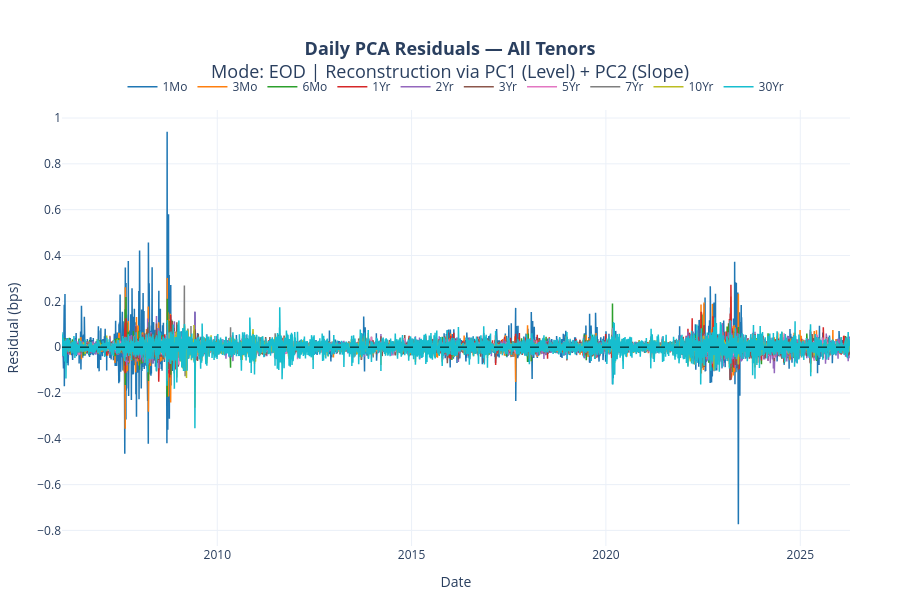
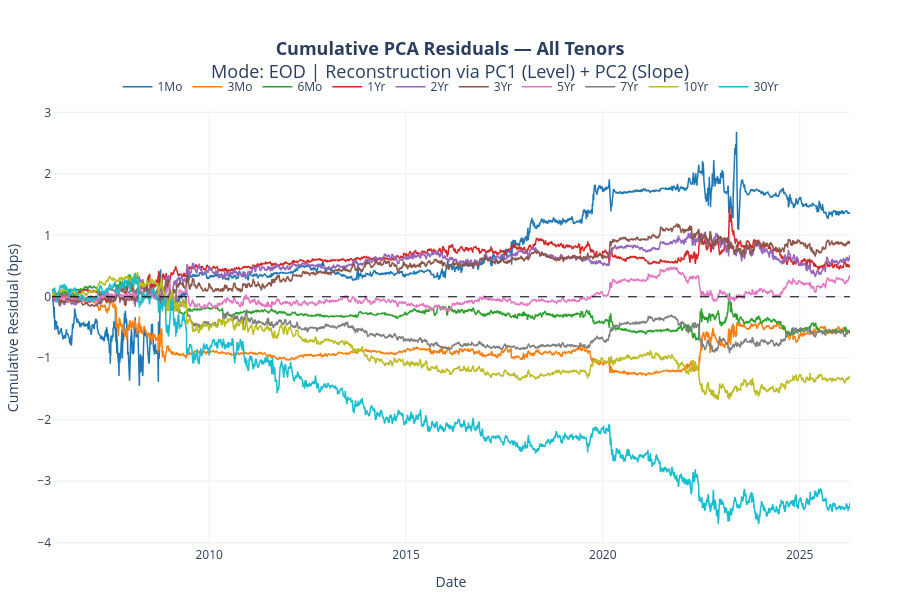

Notebook code cell kept with these figures, in order:
### Code cell
# ─── Cell: PCA Residual Signal ────────────────────────────────────────────────
# Mode abstraction: mode parameter accepted by all functions.
# Currently 'EOD' only. 'intraday' and '5day' will route through IBKR TWS
# via the data abstraction layer — this function requires no changes.
# ──────────────────────────────────────────────────────────────────────────────

def compute_pca_residuals(df, window=20, n_components=2, mode='EOD'):
    """
    Compute rolling PCA residuals for all 10 treasury tenors.

    For each day i, fits StandardScaler + PCA(n_components) on the preceding
    `window` daily yield changes. The test observation is diff_df.iloc[i] —
    NOT iloc[i-1], which would include the test point inside the fitting window.
    The date appended is df['Date'].iloc[i] to stay aligned with the test obs.

    Residual = actual yield change (bps) − PCA reconstruction (bps).
    Eigenvalue scaling is omitted — it cancels in the round-trip reconstruction.

    Parameters
    ----------
    df : pd.DataFrame
        Rate data in the FetchRates() schema (Date + 10 tenor columns).
        For mode='intraday': same column schema supplied by IBKR data layer.
        For mode='5day':     same column schema supplied by 5-day snapshot layer.
    window : int
        Rolling PCA fitting window in trading days (default 20).
    n_components : int
        Number of PCs used for reconstruction (default 2 = Level + Slope).
    mode : str
        Data mode — 'EOD', 'intraday', or '5day'. Passed through to plots.

    Returns
    -------
    residuals_df : pd.DataFrame
        Daily residuals per tenor (bps), indexed by date.
    cumulative_residuals_df : pd.DataFrame
        Cumulative sum of daily residuals per tenor (bps), indexed by date.
    """
    tenors = ['1Mo', '3Mo', '6Mo', '1Yr', '2Yr', '3Yr', '5Yr', '7Yr', '10Yr', '30Yr']
    diff_df = df[tenors].diff()

    residuals_list = []
    dates = []

    for i in range(window + 1, len(df)):
        # ── Fitting window: rows [i-window, i) — excludes test observation ──
        window_data = diff_df.iloc[i - window:i].dropna()
        if len(window_data) < window:
            continue  # skip if window shrinks due to NaN rows at series start

        # ── Test observation: row i (the day we're computing the residual for) ──
        test_obs = diff_df.iloc[i].values.reshape(1, -1)
        if np.any(np.isnan(test_obs)):
            continue

        # ── Fit scaler + PCA on the training window only ──
        scaler = StandardScaler()
        scaled_window = scaler.fit_transform(window_data)

        pca = PCA(n_components=n_components)
        pca.fit(scaled_window)

        # ── Project test observation into standardized space ──
        # scaler.transform (not fit_transform) — keeps test obs in the
        # training scaler's standardized space, not a new one
        scaled_test = scaler.transform(test_obs)

        # ── Reconstruct via PC1 + PC2 projection then inversion ──
        # Eigenvalue scaling not applied — cancels in round-trip reconstruction
        scores = pca.transform(scaled_test)                     # (1, n_components)
        reconstructed_scaled = pca.inverse_transform(scores)    # (1, 10) in scaled space
        reconstructed = scaler.inverse_transform(reconstructed_scaled)  # (1, 10) in bps

        # ── Residual = actual − reconstruction ──
        residual = (test_obs.flatten() - reconstructed.flatten()) *100 # convert to bps
        residuals_list.append(residual)
        dates.append(df['Date'].iloc[i])  # aligned to test obs, not fit window end

    residuals_df = pd.DataFrame(residuals_list, columns=tenors, index=dates)
    cumulative_residuals_df = residuals_df.cumsum()

    return residuals_df, cumulative_residuals_df


def plot_daily_residuals(residuals_df, mode='EOD'):
    """Plot daily PCA residuals for all 10 tenors on a single Plotly chart."""
    tenors = residuals_df.columns.tolist()
    colors = [
        '#1f77b4', '#ff7f0e', '#2ca02c', '#d62728', '#9467bd',
        '#8c564b', '#e377c2', '#7f7f7f', '#bcbd22', '#17becf'
    ]

    fig = go.Figure()
    for i, tenor in enumerate(tenors):
        fig.add_trace(go.Scatter(
            x=residuals_df.index,
            y=residuals_df[tenor],
            mode='lines',
            name=tenor,
            line=dict(width=1.5, color=colors[i]),
            hovertemplate=f'<b>{tenor}:</b> %{{y:.2f}} bps<extra></extra>'
        ))

    fig.add_hline(y=0, line_dash='dash', line_color='black', line_width=1)
    fig.update_layout(
        title=dict(
            text=(
                f'<b>Daily PCA Residuals — All Tenors</b><br>'
                f'Mode: {mode} | Reconstruction via PC1 (Level) + PC2 (Slope)'
            ),
            x=0.5, font=dict(size=18)
        ),
        xaxis_title='Date',
        yaxis_title='Residual (bps)',
        template='plotly_white',
        hovermode='x unified',
        legend=dict(orientation='h', yanchor='bottom', y=1.02, xanchor='center', x=0.5),
        margin=dict(l=50, r=50, t=110, b=50),
        height=600
    )
    return fig


def plot_cumulative_residuals(cumulative_residuals_df, mode='EOD'):
    """Plot cumulative PCA residuals for all 10 tenors on a single Plotly chart."""
    tenors = cumulative_residuals_df.columns.tolist()
    colors = [
        '#1f77b4', '#ff7f0e', '#2ca02c', '#d62728', '#9467bd',
        '#8c564b', '#e377c2', '#7f7f7f', '#bcbd22', '#17becf'
    ]

    fig = go.Figure()
    for i, tenor in enumerate(tenors):
        fig.add_trace(go.Scatter(
            x=cumulative_residuals_df.index,
            y=cumulative_residuals_df[tenor],
            mode='lines',
            name=tenor,
            line=dict(width=1.5, color=colors[i]),
            hovertemplate=f'<b>{tenor}:</b> %{{y:.2f}} bps<extra></extra>'
        ))

    fig.add_hline(y=0, line_dash='dash', line_color='black', line_width=1)
    fig.update_layout(
        title=dict(
            text=(
                f'<b>Cumulative PCA Residuals — All Tenors</b><br>'
                f'Mode: {mode} | Reconstruction via PC1 (Level) + PC2 (Slope)'
            ),
            x=0.5, font=dict(size=18)
        ),
        xaxis_title='Date',
        yaxis_title='Cumulative Residual (bps)',
        template='plotly_white',
        hovermode='x unified',
        legend=dict(orientation='h', yanchor='bottom', y=1.02, xanchor='center', x=0.5),
        margin=dict(l=50, r=50, t=110, b=50),
        height=600
    )
    return fig


# ── Execute ───────────────────────────────────────────────────────────────────
pca_window = 20   # 20-day rolling fit window (distinct from rolling_window=5 above)
mode = 'EOD'

residuals_df, cumulative_residuals_df = compute_pca_residuals(
    rates_data, window=pca_window, n_components=2, mode=mode
)
residuals_df.index = pd.to_datetime(residuals_df.index)

print(f"Residuals computed: {len(residuals_df)} trading days")
print(f"Date range: {residuals_df.index[0].date()} → {residuals_df.index[-1].date()}")
print(f"\nDaily residuals tail (bps):")
print(residuals_df.tail(3).round(4).to_string())

# ── Plot daily residuals ──────────────────────────────────────────────────────
fig_daily = plot_daily_residuals(residuals_df, mode=mode)
fig_daily.show()

# ── Plot cumulative residuals ─────────────────────────────────────────────────
fig_cumulative = plot_cumulative_residuals(cumulative_residuals_df, mode=mode)
fig_cumulative.show()

### Figure 1 — Plotly figure (JSON) as saved in the notebook; plotly's stock layout.template omitted (floating-point values rounded to 4 significant figures; data arrays with more than 128 entries replaced by an {"elided": "..."} marker saying what was removed)
{"data": [{"hovertemplate": "<b>1Mo:</b> %{y:.2f} bps<extra></extra>", "line": {"color": "#1f77b4", "width": 1.5}, "mode": "lines", "name": "1Mo", "type": "scatter", "x": {"elided": "5073 str values"}, "y": {"elided": "5073 float values"}}, {"hovertemplate": "<b>3Mo:</b> %{y:.2f} bps<extra></extra>", "line": {"color": "#ff7f0e", "width": 1.5}, "mode": "lines", "name": "3Mo", "type": "scatter", "x": {"elided": "5073 str values"}, "y": {"elided": "5073 float values"}}, {"hovertemplate": "<b>6Mo:</b> %{y:.2f} bps<extra></extra>", "line": {"color": "#2ca02c", "width": 1.5}, "mode": "lines", "name": "6Mo", "type": "scatter", "x": {"elided": "5073 str values"}, "y": {"elided": "5073 float values"}}, {"hovertemplate": "<b>1Yr:</b> %{y:.2f} bps<extra></extra>", "line": {"color": "#d62728", "width": 1.5}, "mode": "lines", "name": "1Yr", "type": "scatter", "x": {"elided": "5073 str values"}, "y": {"elided": "5073 float values"}}, {"hovertemplate": "<b>2Yr:</b> %{y:.2f} bps<extra></extra>", "line": {"color": "#9467bd", "width": 1.5}, "mode": "lines", "name": "2Yr", "type": "scatter", "x": {"elided": "5073 str values"}, "y": {"elided": "5073 float values"}}, {"hovertemplate": "<b>3Yr:</b> %{y:.2f} bps<extra></extra>", "line": {"color": "#8c564b", "width": 1.5}, "mode": "lines", "name": "3Yr", "type": "scatter", "x": {"elided": "5073 str values"}, "y": {"elided": "5073 float values"}}, {"hovertemplate": "<b>5Yr:</b> %{y:.2f} bps<extra></extra>", "line": {"color": "#e377c2", "width": 1.5}, "mode": "lines", "name": "5Yr", "type": "scatter", "x": {"elided": "5073 str values"}, "y": {"elided": "5073 float values"}}, {"hovertemplate": "<b>7Yr:</b> %{y:.2f} bps<extra></extra>", "line": {"color": "#7f7f7f", "width": 1.5}, "mode": "lines", "name": "7Yr", "type": "scatter", "x": {"elided": "5073 str values"}, "y": {"elided": "5073 float values"}}, {"hovertemplate": "<b>10Yr:</b> %{y:.2f} bps<extra></extra>", "line": {"color": "#bcbd22", "width": 1.5}, "mode": "lines", "name": "10Yr", "type": "scatter", "x": {"elided": "5073 str values"}, "y": {"elided": "5073 float values"}}, {"hovertemplate": "<b>30Yr:</b> %{y:.2f} bps<extra></extra>", "line": {"color": "#17becf", "width": 1.5}, "mode": "lines", "name": "30Yr", "type": "scatter", "x": {"elided": "5073 str values"}, "y": {"elided": "5073 float values"}}], "layout": {"height": 600, "hovermode": "x unified", "legend": {"orientation": "h", "x": 0.5, "xanchor": "center", "y": 1.02, "yanchor": "bottom"}, "margin": {"b": 50, "l": 50, "r": 50, "t": 110}, "shapes": [{"line": {"color": "black", "dash": "dash", "width": 1}, "type": "line", "x0": 0, "x1": 1, "xref": "x domain", "y0": 0, "y1": 0, "yref": "y"}], "title": {"font": {"size": 18}, "text": "<b>Daily PCA Residuals — All Tenors</b><br>Mode: EOD | Reconstruction via PC1 (Level) + PC2 (Slope)", "x": 0.5}, "xaxis": {"title": {"text": "Date"}}, "yaxis": {"title": {"text": "Residual (bps)"}}}}

### Figure 2 — Plotly figure (JSON) as saved in the notebook; plotly's stock layout.template omitted (floating-point values rounded to 4 significant figures; data arrays with more than 128 entries replaced by an {"elided": "..."} marker saying what was removed)
{"data": [{"hovertemplate": "<b>1Mo:</b> %{y:.2f} bps<extra></extra>", "line": {"color": "#1f77b4", "width": 1.5}, "mode": "lines", "name": "1Mo", "type": "scatter", "x": {"elided": "5073 str values"}, "y": {"elided": "5073 float values"}}, {"hovertemplate": "<b>3Mo:</b> %{y:.2f} bps<extra></extra>", "line": {"color": "#ff7f0e", "width": 1.5}, "mode": "lines", "name": "3Mo", "type": "scatter", "x": {"elided": "5073 str values"}, "y": {"elided": "5073 float values"}}, {"hovertemplate": "<b>6Mo:</b> %{y:.2f} bps<extra></extra>", "line": {"color": "#2ca02c", "width": 1.5}, "mode": "lines", "name": "6Mo", "type": "scatter", "x": {"elided": "5073 str values"}, "y": {"elided": "5073 float values"}}, {"hovertemplate": "<b>1Yr:</b> %{y:.2f} bps<extra></extra>", "line": {"color": "#d62728", "width": 1.5}, "mode": "lines", "name": "1Yr", "type": "scatter", "x": {"elided": "5073 str values"}, "y": {"elided": "5073 float values"}}, {"hovertemplate": "<b>2Yr:</b> %{y:.2f} bps<extra></extra>", "line": {"color": "#9467bd", "width": 1.5}, "mode": "lines", "name": "2Yr", "type": "scatter", "x": {"elided": "5073 str values"}, "y": {"elided": "5073 float values"}}, {"hovertemplate": "<b>3Yr:</b> %{y:.2f} bps<extra></extra>", "line": {"color": "#8c564b", "width": 1.5}, "mode": "lines", "name": "3Yr", "type": "scatter", "x": {"elided": "5073 str values"}, "y": {"elided": "5073 float values"}}, {"hovertemplate": "<b>5Yr:</b> %{y:.2f} bps<extra></extra>", "line": {"color": "#e377c2", "width": 1.5}, "mode": "lines", "name": "5Yr", "type": "scatter", "x": {"elided": "5073 str values"}, "y": {"elided": "5073 float values"}}, {"hovertemplate": "<b>7Yr:</b> %{y:.2f} bps<extra></extra>", "line": {"color": "#7f7f7f", "width": 1.5}, "mode": "lines", "name": "7Yr", "type": "scatter", "x": {"elided": "5073 str values"}, "y": {"elided": "5073 float values"}}, {"hovertemplate": "<b>10Yr:</b> %{y:.2f} bps<extra></extra>", "line": {"color": "#bcbd22", "width": 1.5}, "mode": "lines", "name": "10Yr", "type": "scatter", "x": {"elided": "5073 str values"}, "y": {"elided": "5073 float values"}}, {"hovertemplate": "<b>30Yr:</b> %{y:.2f} bps<extra></extra>", "line": {"color": "#17becf", "width": 1.5}, "mode": "lines", "name": "30Yr", "type": "scatter", "x": {"elided": "5073 str values"}, "y": {"elided": "5073 float values"}}], "layout": {"height": 600, "hovermode": "x unified", "legend": {"orientation": "h", "x": 0.5, "xanchor": "center", "y": 1.02, "yanchor": "bottom"}, "margin": {"b": 50, "l": 50, "r": 50, "t": 110}, "shapes": [{"line": {"color": "black", "dash": "dash", "width": 1}, "type": "line", "x0": 0, "x1": 1, "xref": "x domain", "y0": 0, "y1": 0, "yref": "y"}], "title": {"font": {"size": 18}, "text": "<b>Cumulative PCA Residuals — All Tenors</b><br>Mode: EOD | Reconstruction via PC1 (Level) + PC2 (Slope)", "x": 0.5}, "xaxis": {"title": {"text": "Date"}}, "yaxis": {"title": {"text": "Cumulative Residual (bps)"}}}}
